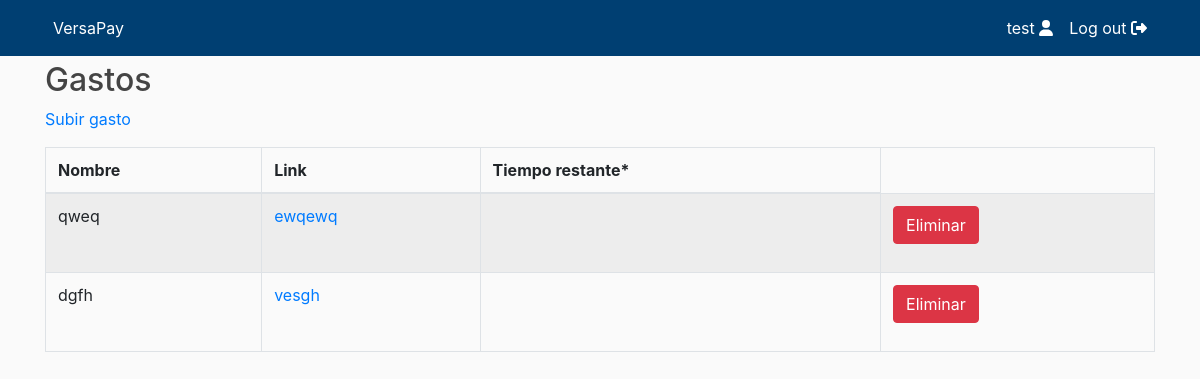
The page /profile/erosed/vergastos/ (signed in) on the database its author committed.
### users/models.py (models this page shows, shortened)
class CustomUser(AbstractUser):
    STATUS = (
        ('regular', 'regular'),
        ('subscriber', 'subscriber'),
        ('moderator', 'moderator'),
    )
    email = models.EmailField(unique=True)
    status = models.CharField(max_length=100, choices=STATUS, default='regular')
    description = models.TextField("Description", max_length=600, default='', blank=True)

class Gasto(models.Model):
    nombre = models.CharField(max_length=100)
    link = models.CharField(max_length=500)
    author = models.ForeignKey(get_user_model(), default=1, on_delete=models.SET_DEFAULT)
    fecha = models.DateTimeField(auto_now_add = False, auto_now = False, blank = True, null = True)

### users/views.py (the view)
# urls.py: path('profile/<username>/vergastos/', views.vergasto, name="vergastos"),
def vergasto(request, username):
	lista_gastos= Gasto.objects.filter(author=request.user.id)
	return render(request, 'users/vergastos.html', {
        'lista_gastos': lista_gastos
    })

### users/templates/users/vergastos.html (shortened to what this page needs)
{% extends "users/profile.html" %}
{% block content %}
    {% block content1 %}
        <h2>Gastos</h2>
        <p>
            <a href="subirgasto/">Subir gasto</a>
        </p>
    {% endblock %}
        <table class="table table-striped table-bordered dt-responsive nowrap" cellspacing="10" aria-describedby="mydesc">
        <thead>
            <tr>
                <th id="nombre">Nombre</th>
                <th id="link">Link</th>
                <th id="link">Tiempo restante*</th>
            </tr>
        </thead>
        <tbody>
            {% for Gasto in lista_gastos %}
                <tr>
                    <td>{{ Gasto.nombre }}</td>
                    <td><a href = "{{ Gasto.link }}" target="_blank">{{ Gasto.link }}</a></td>
                    <td>{{ Gasto.fecha|timeuntil  }}</td>
                    <td>
                        <form method="POST" action="{% url 'borrarlink' Gasto.pk %}">
                            <button type="submit" class="btn btn-danger">Eliminar</button>
                        </form>
                    </td>
                </tr>
            {% endfor %}
        </tbody>
    </table>
{% endblock %}

### main/templates/main/includes/navbar.html (shortened to what this page needs)
<header class="site-header" style="margin-bottom: 5px">
    <nav class="navbar navbar-expand-md navbar-color">
        <div class="container">
            <div class="navbar-nav">
                <a class="nav-item nav-link" href="/">VersaPay</a>
            </div>
            <div class="collapse navbar-collapse" id="navbarToggle">
                <div class="navbar-nav">
                    {% if user.is_authenticated %}
                        <a class="nav-item nav-link" href="{% url 'profile' user.username %}">
                            {{user.username}} <i class="fas fa-user"></i>
                        </a>
                        <a class="nav-item nav-link" href="{% url 'logout' %}">
                            Log out <i class="fas fa-sign-out-alt"></i>
                        </a>
                    {% endif %}
                </div>
            </div>
        </div>
    </nav>
</header>

### main/static/main/main.css (style rules this page uses)
:root { --footercolor: #003F72; --navbarcolor: #003F72; --btncolor: #003F72; --socialcolor: #003F72; --brightText: #ffffff; }
.navbar-color { background-color: var(--navbarcolor); }
body { background: #fafafa; }
h1, h2, h3, h4, h5, h6 { color: #444444; }
.site-header .navbar-nav .nav-link { color: var(--brightText); }

### rows shown on the page
CustomUser: username "test"
Gasto: nombre "qweq", link "ewqewq"
Gasto: nombre "dgfh", link "vesgh"
